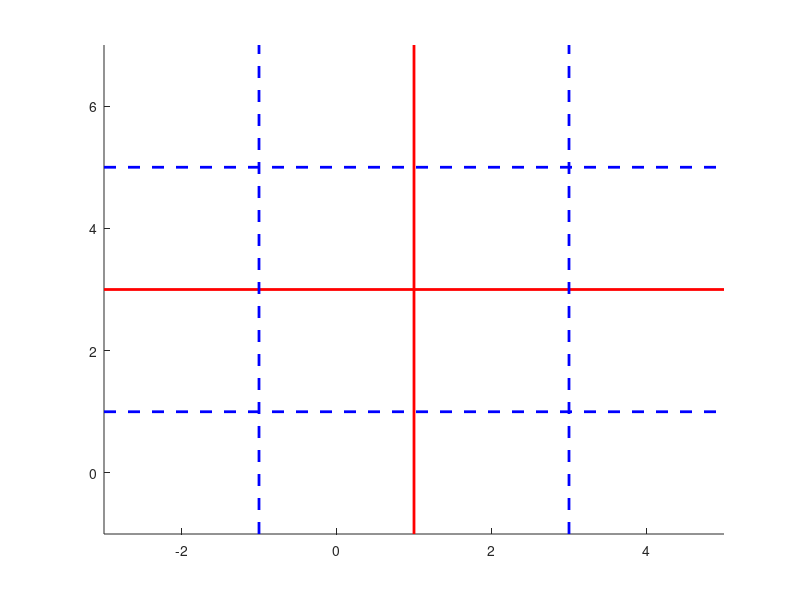

The MATLAB source for this figure: (Note: this script raises an error after producing the figure.)
clear all
close all

R = 2;

xw = 1;
yw = 3;

x0 = xw + R*(2*rand-1);
y0 = yw + R*(2*rand-1);


figure
hold on

xlim([xw-2*R,xw+2*R])
ylim([yw-2*R,yw+2*R])

plot([xw xw],ylim(gca),'Color','r','LineWidth',2)
plot(xlim(gca),[yw,yw],'Color','r','LineWidth',2)

plot([xw-R xw-R],ylim(gca),'Color','b','LineWidth',2,'LineStyle','--')
plot([xw+R xw+R],ylim(gca),'Color','b','LineWidth',2,'LineStyle','--')
plot(xlim(gca),[yw-R,yw-R],'Color','b','LineWidth',2,'LineStyle','--')
plot(xlim(gca),[yw+R,yw+R],'Color','b','LineWidth',2,'LineStyle','--')

[x0,y0] = ginput(1);

originInDisc = ( (x0-xw)^2 + (y0-yw)^2 <= R^2);

if(originInDisc)

    xi = x0 + sqrt(R^2 - (y0-yw)^2);
    yi = y0 + sqrt(R^2 - (x0-xw)^2);

    xp = 1/2*(xi+xw);
    yp = 1/2*(yi+yw);

    d0p = sqrt( (x0- xp)^2 + (y0 - yp)^2 );

    NT = [10;10];

    YT = [xw yw; xw yi; xi yw];

    geomT.Y = YT;

    t = Triangle(geomT,NT);


    t.PlotGrid;

    h = d0p;

    geomS.N = [20;20];
    geomS.R = R;
    geomS.h = h;

    theta = -atan((yi-yw)/(xi-xw));

    s = Segment(geomS);

    y1_kv = s.Pts.y1_kv;
    y2_kv = s.Pts.y2_kv - h;

    y1_kvs = cos(theta)*y1_kv - sin(theta)*y2_kv + xp;
    y2_kvs = sin(theta)*y1_kv + cos(theta)*y2_kv + yp;

    s.Pts.y1_kv = y1_kvs;
    s.Pts.y2_kv = y2_kvs;

    s.PlotGrid;

else

    xip = x0 + sqrt(R^2 - (y0-yw)^2);
    yip = y0 + sqrt(R^2 - (x0-xw)^2);

    xim = x0 - sqrt(R^2 - (y0-yw)^2);
    yim = y0 - sqrt(R^2 - (x0-xw)^2);

    NT = [10;10];

    geomT1.Y = [xw yim; xw yip; x0 y0];

    t1 = Triangle(geomT1,NT);
    t1.PlotGrid;

    geomT2.Y = [xim yw; x0 y0; xip yw];

    t2 = Triangle(geomT2,NT);
    t2.PlotGrid;


    theta1 = pi + atan((y0-yw)/(x0-xim));
    theta2 = 3*pi/2 - atan((x0-xw)/(y0-yim));

    geomW1.N = [20;20];
    geomW1.R = R;
    geomW1.th1 = theta1;
    geomW1.th2 = theta2;

    w1 = Wedge(geomW1);

    w1.Pts  = Pol2CartPts(w1.Pts);
    w1.polar = 'cart';

    w1.Pts.y1_kv = w1.Pts.y1_kv + x0;
    w1.Pts.y2_kv = w1.Pts.y2_kv + y0;
    w1.PlotGrid;

    theta1 = -pi/2 + atan((xip-x0)/(y0-yw));
    theta2 = pi - atan((yip-y0)/(x0-xw));


    geomW2.N = [20;20];
    geomW2.R = R;
    geomW2.th1 = theta2;
    geomW2.th2 = theta1;

    w2 = Wedge(geomW2);

    w2.Pts  = Pol2CartPts(w2.Pts);
    w2.polar = 'cart';

    w2.Pts.y1_kv = w2.Pts.y1_kv + x0;
    w2.Pts.y2_kv = w2.Pts.y2_kv + y0;
    w2.PlotGrid;

end

geomD.N = [20;20];
geomD.Origin = [x0;y0];
geomD.R = R;

D = Disc(geomD);
D.Pts = Pol2CartPts(D.Pts);
D.polar = 'cart';
D.Pts.y1_kv = D.Pts.y1_kv + x0;
D.Pts.y2_kv = D.Pts.y2_kv + y0;

%D.PlotGrid;
   

